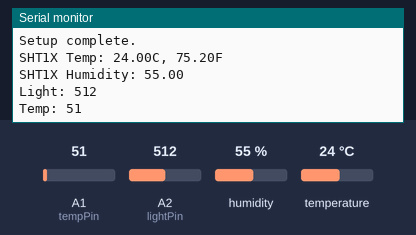
Simulated run of this sketch. Board: Arduino Uno, built with avr-gcc and run on an emulated ATmega328P. Parts: the last lines printed to the serial monitor. The inputs (shaded band) are chosen by the test bench; at power-on: humidity 55 %, A1 (tempPin) = 51, A2 (lightPin) = 512, temperature 24 °C.

Above: at 1.2 s.
1.3 s: humidity set to 22 %
3.3 s: A1 (tempPin) set to 61
At 3.3 s:
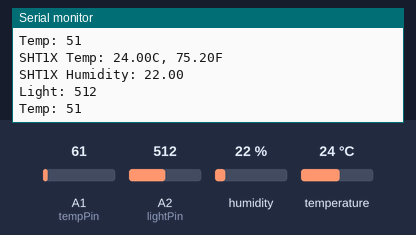
5.3 s: A2 (lightPin) set to 716
At 7.0 s:
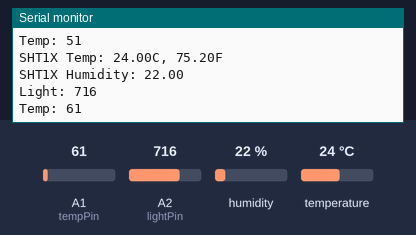
7.3 s: temperature set to 12 °C
9.3 s: A1 (tempPin) set to 71
11.3 s: A2 (lightPin) set to 992
At 12.8 s:
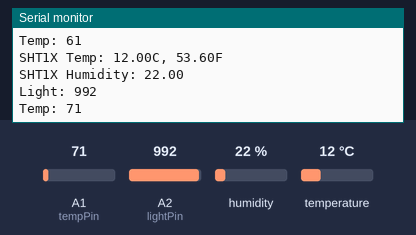
Timing chart, 0 to 14.3 s (numbered marks = the images above; inputs shaded):
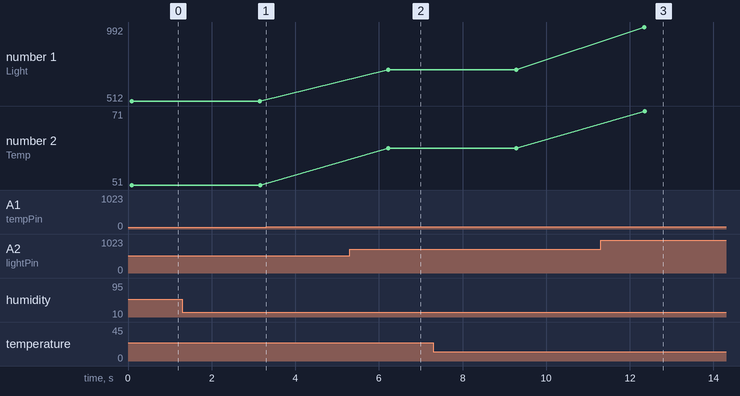

The sketch:

MyStall.ino
```cpp
/* MyStall: Equine Asset Management Platform

Features:
-

To Do:
-

*/

#include <SHT1x.h>

// Pin Definitions
const int sdaPin = 8;	// SHT1X
const int sclPin = 9;	// SHT1X
const int lightPin = A2;	// Photoresistor
const int tempPin = A1;	// LM35 Thermometer

// Parallax SHT1X Temperature & Humidity Sensor
SHT1x sht1x(sdaPin, sclPin);
float tempC, tempF, humidity;

// Analog sensors
int light = 0;	// Light level
int temp = 0;	// Temp level

void setup() {
	Serial.begin(19200);
	Serial.println(F("Setup complete."));
}

void loop() {
	readSHT1X();
	readLight();
	readTemp();

	Serial.print(F("SHT1X Temp: "));
	Serial.print(tempC);
	Serial.print(F("C, "));
	Serial.print(tempF);
	Serial.println(F("F"));
	Serial.print(F("SHT1X Humidity: "));
	Serial.println(humidity);
	Serial.print(F("Light: "));
	Serial.println(light);
	Serial.print(F("Temp: "));
	Serial.println(temp);

	delay(3000);
}

// Sensor read functions

void readSHT1X() {
	tempC = sht1x.readTemperatureC();
	tempF = sht1x.readTemperatureF();
	humidity = sht1x.readHumidity();
}

void readLight() {
	light = analogRead(lightPin);
}

void readTemp() {
	temp = analogRead(tempPin);
}

// Communication
```

Measured:
- after the input at 5.3 s, the serial monitor: prints a new line after 0.92 s (image 2)
- after the input at 11.3 s, the serial monitor: prints a new line after 1.0 s (image 3)
- plotted number 1: 512 → 716 after the input at 5.3 s, 716 → 992 after the input at 11.3 s
